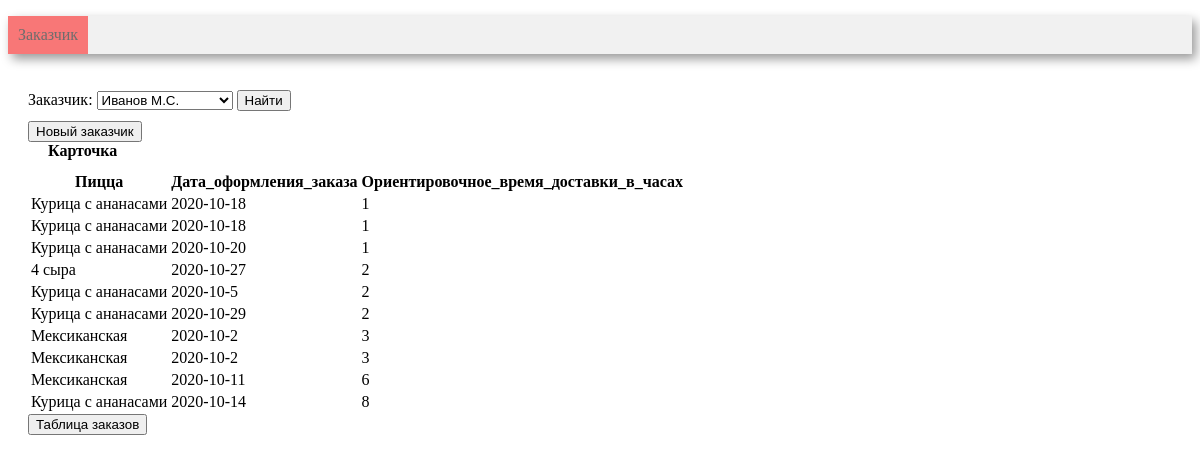
The page / on the database its author committed.
### tables this page shows
CREATE TABLE customer (
       customer_id INTEGER PRIMARY KEY AUTOINCREMENT,
	   customer_name VARCHAR(30),
	   available_numbers INT
);

CREATE TABLE pizza (
       pizza_id INTEGER PRIMARY KEY AUTOINCREMENT,
	   pizza_name VARCHAR(30)
);

CREATE TABLE order_buy (
      order_buy_id INTEGER PRIMARY KEY AUTOINCREMENT,
      pizza_id INT,
      doping_id INT,
      hour_delivery INT,
      order_buy_date DATE,
      FOREIGN KEY (pizza_id)  REFERENCES pizza (pizza_id) ON DELETE CASCADE,
      FOREIGN KEY (doping_id)  REFERENCES doping (doping_id) ON DELETE CASCADE
);

### controllers/index.py (the view)
@app.route('/', methods=['GET'])
def index():
    conn = get_db_connection()
    if request.values.get('customer'):
        customer_id = int(request.values.get('customer'))
        session['customer_id'] = customer_id
    elif request.values.get('new_customer'):
        new_customer = request.values.get('new_customer')
        session['customer_id'] = get_new_customer(conn, new_customer)
        print("get_new_customer(conn, new_customer) = ", get_new_customer(conn, new_customer))
    elif request.values.get('order_buy'):
        order_buy_id = int(request.values.get('order_buy'))
        get_order_buy(conn, order_buy_id, session['customer_id'])
    elif request.values.get('return_val'):
        order_buy_customer_id = request.values.get("return_val")
        set_return_date(conn, order_buy_customer_id)
    else:
        if "customer_id" in session.keys():
            session['customer_id'] = session['customer_id']
        else:
            session['customer_id'] = 1
    df_customer = get_customer(conn)
    df_order_buy_customer = get_order_buy_customer(conn, session['customer_id'])
    html = render_template(
        'index.html',
        customer_id=session['customer_id'],
        combo_box=df_customer,
        order_buy_customer=df_order_buy_customer,
        len=len,
    )
    return html

### models/index_model.py (called while the page is built)
def get_customer(conn):
    return pandas.read_sql(
    '''
            SELECT * FROM customer
        ''',
    conn
    )

def get_order_buy_customer(conn, customer_id):
    return pandas.read_sql('''
        SELECT
            pizza_name AS Пицца,
            order_buy_date AS Дата_оформления_заказа,
            hour_delivery AS Ориентировочное_время_доставки_в_часах,
            order_buy_customer_id
        FROM
        customer
        JOIN order_buy_customer USING(customer_id)
        JOIN order_buy USING(order_buy_id)

        JOIN pizza USING(pizza_id)
        WHERE customer.customer_id = :id
        ORDER BY 3
    ''',
    conn,
    params={"id": customer_id}
    )

### utils.py (called while the page is built)
def get_db_connection():
    return sqlite3.connect('Order.sqlite')

### templates/index.html (shortened to what this page needs)
<!DOCTYPE HTML>
<html>
<head>
    <link rel="stylesheet" type="text/css" href="/static/css/style.css" />
    {% macro render_table(table_name, relation, id) %}
    <p>
        <b>{{table_name}} </b>
    </p>
    {% set n = len(relation) %}
    <table>
            <tr>
                {% for name in relation.dtypes.index %}
                    {% if name != id %}
                        <th>{{name}}</th>
                    {% endif %}
                {% endfor %}
            </tr>
        <tbody>
            {% for i in range(n) %}
                <tr>
                    {% for name in relation.dtypes.index %}
                        {% if name != id %}
                        <td>
                            {% if not relation.loc[i, name] %}
                                <form action = '' method ="get">
                                    <input type="hidden" name = "return_val" value={{relation.loc[i,"order_buy_customer_id"]}}>
                                </form>
                            {% else %}
                                {{ relation.loc[i, name] }}
                            {% endif %}
                        </td>
                        {% endif %}
                    {% endfor %}
                </tr>
            {% endfor %}
        </tbody>
    </table>
    {% endmacro %}
    {% macro render_select(select_name, vis_field, val_field, combo_box, id) %}
        <select name='{{select_name}}'>
            {% for i in range(len(combo_box)) %}
                <option value="{{ combo_box.loc[i, val_field] }}" {% if combo_box.loc[i, val_field] == id %} selected {% endif %}>{{combo_box.loc[i, vis_field]}}</option>
                    {% endfor %}
                </select>
    {% endmacro %}
</head>
<body>
    <div class=menu>
        <ul>
            <li class = active><a href={{url_for("index")}}>Заказчик</a></li>
        </ul>
    </div>
    <div class=block>
        <p>
        <form action='' method ="get">
        Заказчик:
            {{ render_select("customer", "customer_name", "customer_id", combo_box, customer_id) }}
        <input type="submit" value="Найти">
        </form>
        </p>
        <form action ="{{url_for('new_reader')}}" method="get">
            <input type="submit" value="Новый заказчик">
        </form>
        {{ render_table("Карточка", order_buy_customer, "order_buy_customer_id") }}
        <form action ={{url_for('search')}} method="get">
            <input type="submit" value="Таблица заказов">
        </form>
    </div>
</body>
</html>

### static/CSS/style.css (style rules this page uses)
.menu { background-color: #f1f1f1; box-shadow: 4px 5px 10px rgba(0, 0, 0, 0.4); width: 100%; }
.menu li { display: inline-block; vertical-align: top; padding: 10px; color: #6f6d6d; }
.menu a { text-decoration: none; color: #6f6d6d; }
.menu ul { padding: 0px; }
.active { background-color: #f87777; color: #f8f8f8; }
.block { padding: 10px 20px; }
p { padding: 0px 10px 5px 10px; margin: 0px 10px 5px 10px; }

### rows shown on the page
customer: customer "Иванов М.С."
pizza: pizza_name "Курица с ананасами" "Курица с ананасами" "Курица с ананасами" "Курица с ананасами" "Курица с ананасами" "Курица с ананасами"
order_buy: order_buy_date "2020-10-18" "2020-10-18"
order_buy: order_buy_date "2020-10-20"
pizza: pizza_name "4 сыра"
order_buy: order_buy_date "2020-10-27"
order_buy: order_buy_date "2020-10-5"
order_buy: order_buy_date "2020-10-29"
pizza: pizza_name "Мексиканская" "Мексиканская" "Мексиканская"
order_buy: order_buy_date "2020-10-2" "2020-10-2"
order_buy: order_buy_date "2020-10-11"
order_buy: order_buy_date "2020-10-14"

### other values the page prints
{{ table_name }} "Карточка"
{{ name }} "Пицца" "Дата_оформления_заказа" "Ориентировочное_время_доставки_в_часах"
{{ relation.loc[i, name] }} "1" "1" "1" "2" "2" "2" "3" "3" "6" "8"
